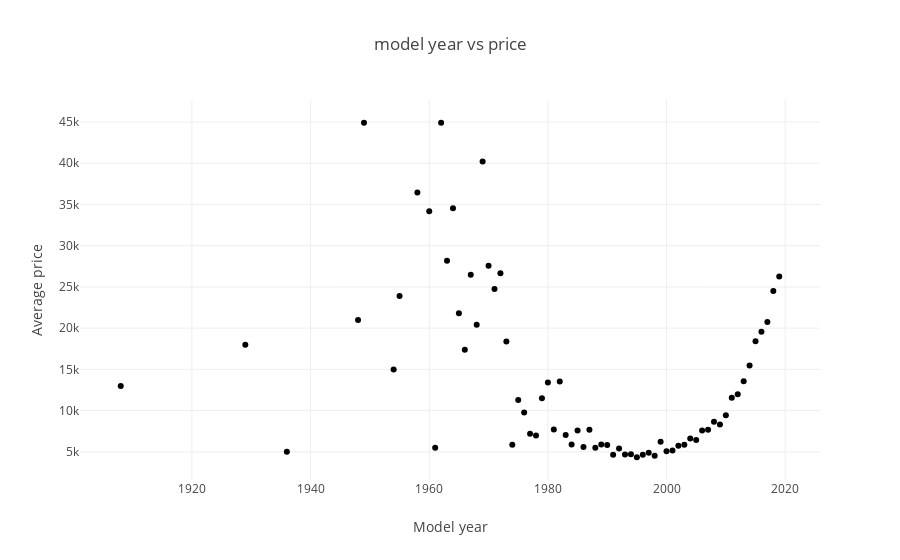

Notebook source saved alongside this figure:
### Code cell
# Here, we study the dependence of the car prices on their model years

model_year_order = vehicles.groupby('model_year')['price'].agg(['mean', 'count']).reset_index()
model_year_order.tail(20)

fig_model_year = px.scatter(model_year_order, x='model_year', y='mean', title='model year vs price')
fig_model_year.update_layout(xaxis_title='Model year', yaxis_title='Average price')
fig_model_year.show()

### Figure 1 — Plotly figure (JSON) as saved in the notebook; plotly's stock layout.template omitted (floating-point values rounded to 4 significant figures)
{"data": [{"hovertemplate": "model_year=%{x}<br>mean=%{y}<extra></extra>", "legendgroup": "", "marker": {"color": "#000001", "symbol": "circle"}, "mode": "markers", "name": "", "orientation": "v", "showlegend": false, "type": "scatter", "x": [1908, 1929, 1936, 1948, 1949, 1954, 1955, 1958, 1960, 1961, 1962, 1963, 1964, 1965, 1966, 1967, 1968, 1969, 1970, 1971, 1972, 1973, 1974, 1975, 1976, 1977, 1978, 1979, 1980, 1981, 1982, 1983, 1984, 1985, 1986, 1987, 1988, 1989, 1990, 1991, 1992, 1993, 1994, 1995, 1996, 1997, 1998, 1999, 2000, 2001, 2002, 2003, 2004, 2005, 2006, 2007, 2008, 2009, 2010, 2011, 2012, 2013, 2014, 2015, 2016, 2017, 2018, 2019], "xaxis": "x", "y": [12995, 18000, 5000, 21000, 44900, 15000, 23900, 36450, 34170.0, 5500, 44910.0, 28170.0, 34540.0, 21800.0, 17390.0, 26485, 20415, 40210, 27580, 24740.0, 26660, 18390.0, 5862.0, 11280.0, 9766.0, 7200.0, 6970, 11500.0, 13410.0, 7695, 13530.0, 7036.0, 5902, 7592.0, 5579.0, 7670.0, 5482.0, 5894.0, 5839.0, 4648.0, 5410.0, 4684.0, 4702.0, 4343.0, 4643.0, 4899.0, 4520.0, 6213.0, 5085.0, 5150.0, 5733.0, 5871.0, 6618.0, 6439.0, 7593.0, 7691.0, 8640.0, 8305.0, 9435.0, 11550.0, 11980.0, 13550.0, 15480.0, 18400.0, 19570.0, 20740.0, 24520.0, 26250.0], "yaxis": "y"}], "layout": {"legend": {"tracegroupgap": 0}, "title": {"text": "model year vs price"}, "xaxis": {"anchor": "y", "domain": [0, 1], "title": {"text": "Model year"}}, "yaxis": {"anchor": "x", "domain": [0, 1], "title": {"text": "Average price"}}}}
